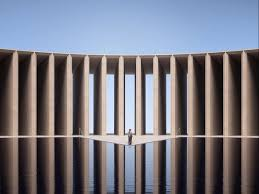
#> input picture media/datasets/tecnicas_vision/columnas.jpg, 259 x 194 px, found by its file name
$ jupyter execute class_1a_tecnicas_clasicas_vision.ipynb   (older library calls are emulated)
#> lines starting #> are read from the running program, lines starting #| are printed output that depends on the picture; after the words box and inside, x2 and y2 are one past the last pixel; in counts of white or black regions, pixels touching at a corner belong together
# Técnicas Clásicas de Visión
| IA 5.2 Computer Vision
| FCEIA - UNR

En este cuaderno se desarrollan ejercicios relacionados a la clase 2 "Técnicas clásicas de Visión" de la materia.

## Setup — imagenes de ejemplo

Este cuaderno usa `data/columnas.jpg` y `data/ladrillos.jpg`. En Colab no existe el
checkout del repo, asi que la celda siguiente las descarga desde
`media/datasets/tecnicas_vision/` del repositorio del curso.

[cell 1]
# Descarga las imagenes de ejemplo a ./data (idempotente: si ya estan, no las vuelve a bajar)
import os
import urllib.request

BASE = (
    "https://raw.githubusercontent.com/EzequielMatiasArevalo/tuia-computer-vision"
    "/refs/heads/main/media/datasets/tecnicas_vision"
)

os.makedirs("data", exist_ok=True)
for nombre in ["columnas.jpg", "ladrillos.jpg"]:
    destino = os.path.join("data", nombre)
    if os.path.exists(destino):
        print(f"ya existe  -> {destino}")
    else:
        urllib.request.urlretrieve(f"{BASE}/{nombre}", destino)
        print(f"descargada -> {destino}")

# Librerías a utilizar

[cell 2]
# !pip install opencv-python

[cell 3]
import cv2
import numpy as np
import matplotlib.pyplot as plt

## Ejercicio 1: Detección de bordes

La detección de bordes es una herramienta fundamental que usan internamente los modelos para poder obtener features de las imágenes / objetos a clasificar / detectar.

## Filtro sobel

> "El operador Sobel es un ejemplo clásico de un detector de características basado en la convolución. No utiliza un solo filtro, sino un par de kernels de 3×3 diseñados para trabajar en conjunto. Su propósito es calcular una aproximación del gradiente de intensidad de la imagen en cada punto. En términos sencillos, miden la tasa y la dirección del cambio de brillo. Un filtro está optimizado para detectar cambios en la dirección horizontal, mientras que el otro lo está para la dirección vertical. Juntos, proporcionan una imagen completa de la estructura de bordes de la escena." -https://datasciencepythonblog.net/los-2-filtros-de-convolucion-del-operador-sobel-tensorflow/

Kernel para resaltado Horizontal ------|-------     Kernel para resaltado Vertical


**OJO**
Resaltado horizontal significa que detecta el cambios fuertes de manera horizontal -> resalta lineas verticales.

-->|-->

-->|-->

-->|-->

Resaltado vertical significa que detecta los cambios fuertes de manera vertical -> resalta lineas horizontales

↓ - -  ↓- -   ↓

➖➖➖

↓ - -  ↓- -   ↓

Definición de kernels en python

[cell 4]
Gx = np.array([-1,0,1,
      -2,0,2,
      -1,0,1], dtype=np.float32)
Gy = np.array([-1,-2,-1,
       0,0,0,
       1,2,1], dtype=np.float32)

### Ejemplo implementación sobel

Trabajaremos con la siguiente imagen

[cell 5]
img_columnas_path = './data/columnas.jpg'
columnas = cv2.imread(img_columnas_path)
#> columnas is the input picture: shape (194, 259, 3); mean B, G, R 129.7, 119.7, 120.3
columnas_gray = cv2.cvtColor(columnas, cv2.COLOR_BGR2GRAY)
plt.figure()
plt.imshow(columnas_gray, cmap='gray')
plt.title('columnas')
plt.axis('off')
plt.show()

### Filtro Horizontal Gx

[cell 6]
# Aplicamos kernel Gx a imagen para obtener el gradiente horizontal
img_Gx = cv2.filter2D(columnas_gray, cv2.CV_32F, Gx.reshape(3,3))
plt.figure()
plt.imshow(img_Gx, cmap='gray')
plt.title('Kernel Gx')
plt.axis('off')
plt.show()

### Filtro vertical Gy

[cell 7]
# Aplicamos kernel Gy a imagen para obtener el gradiente vertical
img_Gy = cv2.filter2D(columnas_gray, cv2.CV_32F, Gy.reshape(3,3))
plt.figure()
plt.imshow(img_Gy, cmap='gray')
plt.title('Kernel Gy')
plt.axis('off')
plt.show()

### Calculo de magnitud del gradiente

[cell 8]
img_columnas_Gx_ = img_Gx.astype(np.float32)
img_columnas_Gy_ = img_Gy.astype(np.float32)

magnitude = np.sqrt(img_columnas_Gx_**2 + img_columnas_Gy_**2)
plt.figure()
plt.imshow(magnitude, cmap='gray')
plt.title('Kernel Gx + Gy')
plt.axis('off')
plt.show()

Falta normalizar

[cell 9]
magnitude = cv2.normalize(magnitude, None, 0, 255, cv2.NORM_MINMAX)
magnitude = magnitude.astype(np.uint8)

plt.figure()
plt.imshow(magnitude, cmap='gray')
plt.title('Kernel Gx + Gy')
plt.axis('off')
plt.show()

### Aplicación directa con cv2.sobel

[cell 10]
sobel_x = cv2.Sobel(columnas_gray, cv2.CV_32F, 1, 0)
sobel_y = cv2.Sobel(columnas_gray, cv2.CV_32F, 0, 1)

magnitude = cv2.magnitude(sobel_x, sobel_y)
magnitude = cv2.convertScaleAbs(magnitude)

plt.figure()
plt.imshow(magnitude, cmap='gray')
plt.title('Aplicacion con cv2.Sobel')
plt.axis('off')
plt.show()

## Canny

>"El algoritmo de Canny es usado para detectar todos los bordes existentes en una imagen. Este algoritmo esta considerado como uno de los mejores métodos de detección de contornos mediante el empleo de máscaras de convolución y basado en la primera derivada. Los puntos de contorno son como zonas de píxels en las que existe un cambio brusco de nivel de gris."

Jorge Valverde Rebaza - "Detección de bordes mediante el algoritmo de Canny", 2014. [Link](https://www.cs.buap.mx/~daniel.valdes/docs/Deteccion_de_bordes_mediante_el_algoritmo_de_Canny.pdf)

El algoritmo de Canny consiste en tres grandes pasos:

• **Obtención del gradiente:** en este paso se calcula la magnitud y orientación del vector gradiente en cada píxel.

• **Supresión no máxima:** en este paso se logra el adelgazamiento del ancho de los bordes, obtenidos con el gradiente, hasta lograr bordes de un píxel de ancho.

• **Histéresis de umbral:** en este paso se aplica una función de histéresis basada en dos umbrales; con este proceso se pretende reducir la posibilidad de aparición de contornos falsos.

Jorge Valverde Rebaza - "Detección de bordes mediante el algoritmo de Canny", 2014. [Link](https://www.cs.buap.mx/~daniel.valdes/docs/Deteccion_de_bordes_mediante_el_algoritmo_de_Canny.pdf)

### Obtención del gradiente

Para la obtención del gradiente, como paso previo, se aplica un filtro gaussiano para suavizar la imagen original y evitar que el posible ruido cree bordes falsos en pasos siguientes.

[cell 11]
gauss_columnas_gray = cv2.GaussianBlur(columnas_gray, (3,3),1)
plt.figure()
plt.imshow(gauss_columnas_gray, cmap='gray')
plt.title('Aplicacion de GaussianBlur en columnas_gray')
plt.axis('off')
plt.show()

Luego, para cada píxel, se obtiene la magnitud y la orientación del gradiente, obteniendo dos imágenes.

- La **magnitud** indica la intensidad del cambio (qué tan fuerte es el borde).
- La **orientación** indica la dirección del cambio (perpendicular al borde). Se calcula con `arctan2(Gy, Gx)` y se visualiza con un colormap HSV donde cada color representa una dirección diferente (0°=rojo, 90°=verde, 180°=azul).

[cell 12]
# Calculamos magnitud y orientación del gradiente usando Sobel
sobel_x = cv2.Sobel(gauss_columnas_gray, cv2.CV_32F, 1, 0, ksize=3)
sobel_y = cv2.Sobel(gauss_columnas_gray, cv2.CV_32F, 0, 1, ksize=3)

magnitud = cv2.magnitude(sobel_x, sobel_y)
orientacion = np.arctan2(sobel_y, sobel_x) * (180 / np.pi)  # Convertimos a grados
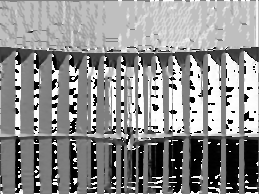
#> orientacion: shape (194, 259) float32; min -179.9, max 180, mean 20.4; drawn with min black and max white

fig, axes = plt.subplots(1, 2, figsize=(12, 5))

axes[0].imshow(magnitud, cmap='gray')
axes[0].set_title('Magnitud del gradiente')
axes[0].axis('off')

im = axes[1].imshow(orientacion, cmap='hsv')
axes[1].set_title('Orientación del gradiente')
axes[1].axis('off')
plt.colorbar(im, ax=axes[1], label='Grados')

plt.tight_layout()
plt.show()
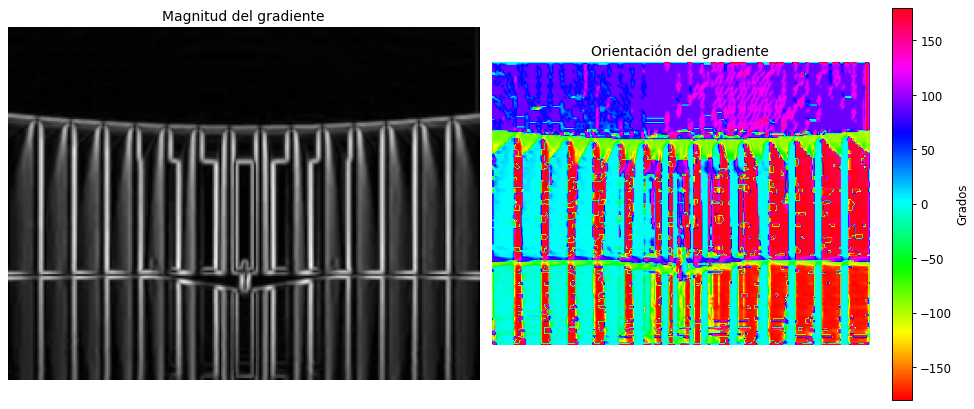
#> figure drawn by matplotlib, 3 panels

### Supresión no máxima e histéresis de umbral con `cv2.Canny()`

Los pasos 2 y 3 del algoritmo (supresión no máxima e histéresis de umbral) ya están implementados dentro de `cv2.Canny()`. Solo necesitamos definir los **dos umbrales** de la histéresis:
- `threshold1` (umbral bajo): bordes con gradiente menor a este valor se descartan.
- `threshold2` (umbral alto): bordes con gradiente mayor a este valor se aceptan directamente.
- Los bordes entre ambos umbrales se aceptan solo si están conectados a un borde fuerte.

[cell 13]
# Aplicamos cv2.Canny con distintos umbrales
canny_suave = cv2.Canny(gauss_columnas_gray, 30, 100)    # Umbrales bajos: detecta mas bordes
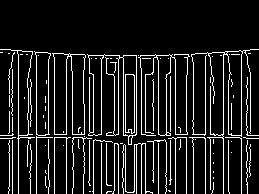
#> canny_suave: shape (194, 259); 11.3% white in thin lines or dots, all inside (x1, y1, x2, y2) = (0, 49, 259, 194)
canny_medio = cv2.Canny(gauss_columnas_gray, 50, 150)    # Umbrales medios
canny_fuerte = cv2.Canny(gauss_columnas_gray, 100, 200)  # Umbrales altos: solo bordes fuertes

fig, axes = plt.subplots(1, 3, figsize=(15, 5))

axes[0].imshow(canny_suave, cmap='gray')
axes[0].set_title('Canny (30, 100) - Suave')
axes[0].axis('off')

axes[1].imshow(canny_medio, cmap='gray')
axes[1].set_title('Canny (50, 150) - Medio')
axes[1].axis('off')

axes[2].imshow(canny_fuerte, cmap='gray')
axes[2].set_title('Canny (100, 200) - Fuerte')
axes[2].axis('off')

plt.tight_layout()
plt.show()

**Observacion:** A medida que aumentamos los umbrales, se eliminan bordes debiles y solo quedan los mas prominentes. La eleccion de umbrales depende de la aplicacion y del nivel de detalle deseado.

### Comparacion directa: Sobel vs Canny

Sobel produce una imagen de **magnitud continua** (cada píxel tiene un valor proporcional a la intensidad del borde), mientras que Canny produce una imagen **binaria** (cada píxel es borde o no). Canny además produce bordes de **1 píxel de ancho** gracias a la supresión no máxima.

[cell 14]
# Comparacion Sobel vs Canny sobre la misma imagen
sobel_comp = cv2.magnitude(
    cv2.Sobel(columnas_gray, cv2.CV_32F, 1, 0),
    cv2.Sobel(columnas_gray, cv2.CV_32F, 0, 1)
)
sobel_comp = cv2.convertScaleAbs(sobel_comp)
canny_comp = cv2.Canny(columnas_gray, 50, 150)
#> canny_comp: shape (194, 259); 12.6% white in thin lines or dots

fig, axes = plt.subplots(1, 3, figsize=(16, 5))

axes[0].imshow(columnas_gray, cmap='gray')
axes[0].set_title('Imagen original')
axes[0].axis('off')

axes[1].imshow(sobel_comp, cmap='gray')
axes[1].set_title('Sobel (magnitud continua)')
axes[1].axis('off')

axes[2].imshow(canny_comp, cmap='gray')
axes[2].set_title('Canny (bordes binarios, 1px de ancho)')
axes[2].axis('off')

plt.tight_layout()
plt.show()

# Contamos pixeles de borde para comparar
print(f'Sobel: {np.sum(sobel_comp > 50)} pixeles con magnitud > 50')
#| Sobel: 24249 pixeles con magnitud > 50
print(f'Canny: {np.sum(canny_comp > 0)} pixeles de borde')
#| Canny: 6342 pixeles de borde

# Consigna Sobel / Canny

Remarca los ladrillos en la siguiente foto "ladrillos.jpg".

Luego cuenta la cantidad de ladrillos (de manera aproximada, no es necesario que de exacto).

[cell 15]
ladrillos = cv2.imread('./data/ladrillos.jpg')
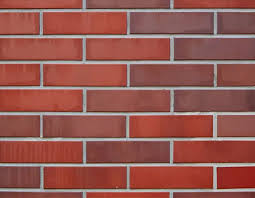
#> input picture media/datasets/tecnicas_vision/ladrillos.jpg, 255 x 198 px, found by its file name
#> ladrillos is the input picture: shape (198, 255, 3); mean B, G, R 80.7, 88, 148.8
ladrillos_gray = cv2.cvtColor(ladrillos, cv2.COLOR_BGR2GRAY)
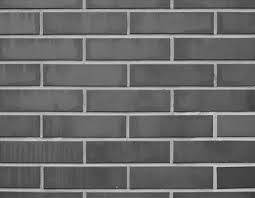
#> ladrillos_gray: shape (198, 255); min 30, max 222, mean 105.4
plt.figure()
plt.imshow(ladrillos_gray, cmap='gray')
plt.title('Imagen ladrillos')
plt.axis('off')
plt.show()

[cell 16]
sobel_x = cv2.Sobel(ladrillos_gray, cv2.CV_32F, 1, 0)
#> sobel_x: shape (198, 255) float32
sobel_y = cv2.Sobel(ladrillos_gray, cv2.CV_32F, 0, 1)
#> sobel_y: shape (198, 255) float32

magnitude_ladrillos = cv2.magnitude(sobel_x, sobel_y)
magnitude_ladrillos = cv2.convertScaleAbs(magnitude_ladrillos)

plt.figure()
plt.imshow(magnitude_ladrillos, cmap='gray')
plt.title('Aplicacion con cv2.Sobel')
plt.axis('off')
plt.show()

## Posible solucion

[cell 17]
# Normalizar a 8 bits
sobel_x = cv2.convertScaleAbs(sobel_x)
sobel_y = cv2.convertScaleAbs(sobel_y)

# Umbral binario
_, bin_x = cv2.threshold(sobel_x, 160, 255, cv2.THRESH_BINARY)
#> bin_x: shape (198, 255); 3.3% white in thin lines or dots, all inside (x1, y1, x2, y2) = (39, 0, 218, 198)
_, bin_y = cv2.threshold(sobel_y, 160, 255, cv2.THRESH_BINARY)
#> bin_y: shape (198, 255); 17% white in thin lines or dots

[cell 18]
intersecciones = cv2.bitwise_and(bin_x, bin_y)
#> intersecciones: shape (198, 255); 0.15% white in thin lines or dots, all inside (x1, y1, x2, y2) = (39, 12, 218, 193)

plt.imshow(intersecciones, cmap='gray')
plt.title("Intersecciones")
plt.axis('off')
plt.show()

[cell 19]
num_labels, labels = cv2.connectedComponents(intersecciones)
#> labels: shape (198, 255) int32; 55 distinct labels, from 0 to 54
#> num_labels = 55

# Restamos 1 porque el fondo cuenta como etiqueta
num_intersecciones = num_labels - 1
#> num_intersecciones = 54

print("Número de intersecciones:", num_intersecciones)
#| Número de intersecciones: 54

[cell 20]
kernel = np.ones((5,5), np.uint8)
intersecciones_close = cv2.morphologyEx(intersecciones, cv2.MORPH_DILATE, kernel)
#> intersecciones_close: shape (198, 255); 2.6% white; 35 white regions, largest, box (x1, y1, x2, y2) and area: (210, 164, 220, 170) 60, (210, 186, 220, 192) 59, (37, 83, 46, 89) 51

plt.imshow(intersecciones_close, cmap='gray')
plt.title("Intersecciones")
plt.axis('off')
plt.show()

[cell 21]
num_labels_close, labels = cv2.connectedComponents(intersecciones_close)
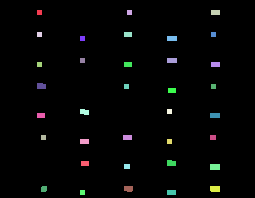
#> labels: shape (198, 255) int32; 36 distinct labels, from 0 to 35; one colour per label, 0 black
#> num_labels_close = 36

# Restamos 1 porque el fondo cuenta como etiqueta
num_intersecciones_close = num_labels_close - 1
#> num_intersecciones_close = 35

print("Número de intersecciones:", num_intersecciones_close)
#| Número de intersecciones: 35

# Ejercicios Canny

## Ejercicio 2: Canny sobre ladrillos

Aplicar `cv2.Canny()` a la imagen `ladrillos.jpg` con al menos 3 combinaciones de umbrales diferentes.

**Pasos concretos:**
1. Convertir `ladrillos_gray` a formato adecuado (ya está en uint8, listo para Canny).
2. Probar al menos estas 3 combinaciones: `(30, 80)`, `(50, 150)`, `(100, 200)`.
3. Mostrar los 3 resultados en un subplot de `1x3` con `figsize=(15, 5)`.
4. En un segundo subplot de `1x2`, comparar el **mejor resultado de Canny** vs el **resultado de Sobel** (magnitud) del ejercicio anterior.

**Preguntas a responder en una celda markdown:**
1. Con qué umbrales se obtiene el mejor resultado para resaltar los bordes de los ladrillos?
2. Qué diferencias observan entre Sobel y Canny para esta imagen? (grosor de bordes, cantidad de ruido, continuidad de los contornos)

[cell 22]
# Ejercicio 2: Completar aqui

# Paso 1-3: Probar distintos umbrales
umbrales = [(30, 80), (50, 150), (100, 200)]

fig, axes = plt.subplots(1, 3, figsize=(15, 5))
for i, (t1, t2) in enumerate(umbrales):
    # TODO: aplicar cv2.Canny con los umbrales t1, t2
    # canny_result = ...
    # axes[i].imshow(...)
    # axes[i].set_title(f'Canny ({t1}, {t2})')
    # axes[i].axis('off')
    pass
plt.tight_layout()
plt.show()

# Paso 4: Comparar mejor Canny vs Sobel
# fig, axes = plt.subplots(1, 2, figsize=(12, 5))
# TODO: mostrar lado a lado el mejor Canny y el Sobel de ladrillos

### Solución Ejercicio 2

[cell 23]
# Solucion Ejercicio 2

umbrales = [(30, 80), (50, 150), (100, 200)]
resultados_canny = {}

fig, axes = plt.subplots(1, 3, figsize=(15, 5))
for i, (t1, t2) in enumerate(umbrales):
    canny_result = cv2.Canny(ladrillos_gray, t1, t2)
    resultados_canny[(t1, t2)] = canny_result
    axes[i].imshow(canny_result, cmap='gray')
    axes[i].set_title(f'Canny ({t1}, {t2})')
    axes[i].axis('off')
#> after the loop, resultados_canny = 3 items
plt.tight_layout()
plt.show()

# Comparamos el mejor Canny vs Sobel
mejor_canny = resultados_canny[(50, 150)]

fig, axes = plt.subplots(1, 2, figsize=(12, 5))
axes[0].imshow(magnitude_ladrillos, cmap='gray')
axes[0].set_title('Sobel (magnitud)')
axes[0].axis('off')
axes[1].imshow(mejor_canny, cmap='gray')
axes[1].set_title('Canny (50, 150)')
axes[1].axis('off')
plt.tight_layout()
plt.show()

# Conteo de pixeles de borde
for (t1, t2), resultado in resultados_canny.items():
    print(f'Canny ({t1}, {t2}): {np.sum(resultado > 0)} px de borde')
#> this loop made 3 passes
#> (t1, t2) on passes 1 to 3: (30, 80), (50, 150), (100, 200)
#| Canny (30, 80): 6245 px de borde
#| Canny (50, 150): 5537 px de borde
#| Canny (100, 200): 5172 px de borde
print(f'Sobel (magnitud > 50): {np.sum(magnitude_ladrillos > 50)} px de borde')
#| Sobel (magnitud > 50): 15884 px de borde

## Ejercicio 3: Robustez al ruido - Sobel vs Canny

En este ejercicio vamos a agregar ruido gaussiano a una imagen y comparar como se comportan Sobel y Canny.

**Pasos concretos:**
1. Usar la funcion `agregar_ruido_gaussiano()` proporcionada abajo para generar `img_ruidosa` con `sigma=25`.
2. Calcular la magnitud de Sobel sobre `columnas_gray` (original) y sobre `img_ruidosa`.
3. Calcular Canny con umbrales `(50, 150)` sobre `columnas_gray` y sobre `img_ruidosa`.
4. Mostrar los 4 resultados en un subplot de `2x2`:
   - Fila superior: Sobel original | Sobel ruidoso
   - Fila inferior: Canny original | Canny ruidoso
5. Contar la cantidad de pixeles de borde en cada caso con `np.sum(imagen > umbral)`.

**Preguntas a responder:**
1. Cual de los dos metodos es mas robusto al ruido? Por que?
2. Que pasa si aplicamos `GaussianBlur` a la imagen ruidosa antes de Sobel? Mejora?

**Pista:** Canny aplica internamente un suavizado gaussiano, lo que le da ventaja frente al ruido.

[cell 24]
def agregar_ruido_gaussiano(imagen, sigma=25):
    """Agrega ruido gaussiano a una imagen en escala de grises."""
#> called with sigma = 25
    ruido = np.random.normal(0, sigma, imagen.shape).astype(np.float32)
    imagen_ruidosa = np.clip(imagen.astype(np.float32) + ruido, 0, 255).astype(np.uint8)
    return imagen_ruidosa

# Ejemplo de uso
img_ruidosa = agregar_ruido_gaussiano(columnas_gray, sigma=25)

fig, axes = plt.subplots(1, 2, figsize=(10, 4))
axes[0].imshow(columnas_gray, cmap='gray')
axes[0].set_title('Original')
axes[0].axis('off')
axes[1].imshow(img_ruidosa, cmap='gray')
axes[1].set_title('Con ruido gaussiano (sigma=25)')
axes[1].axis('off')
plt.tight_layout()
plt.show()

[cell 25]
# Ejercicio 3: Completar aqui

# Paso 2: Sobel sobre original y ruidosa
# sobel_orig = cv2.convertScaleAbs(cv2.magnitude(
#     cv2.Sobel(columnas_gray, cv2.CV_32F, 1, 0),
#     cv2.Sobel(columnas_gray, cv2.CV_32F, 0, 1)))
# sobel_ruido = ... (idem con img_ruidosa)

# Paso 3: Canny sobre original y ruidosa
# canny_orig = cv2.Canny(columnas_gray, 50, 150)
# canny_ruido = ... (idem con img_ruidosa)

# Paso 4: Visualizar en grid 2x2
# fig, axes = plt.subplots(2, 2, figsize=(12, 10))
# axes[0, 0].imshow(sobel_orig, cmap='gray')
# axes[0, 0].set_title('Sobel - Original')
# TODO: completar los otros 3 subplots

# Paso 5: Contar pixeles de borde
# print(f'Sobel original: {np.sum(sobel_orig > 50)} pixeles')
# print(f'Sobel ruidoso: {np.sum(sobel_ruido > 50)} pixeles')
# print(f'Canny original: {np.sum(canny_orig > 0)} pixeles')
# print(f'Canny ruidoso: {np.sum(canny_ruido > 0)} pixeles')

### Solución Ejercicio 3

[cell 26]
# Solucion Ejercicio 3

img_ruidosa = agregar_ruido_gaussiano(columnas_gray, sigma=25)
#> call 2 of agregar_ruido_gaussiano, with sigma = 25
#> in agregar_ruido_gaussiano (call 2), `ruido = np.random.normal(0, sigma, imagen.shape).astype(np.float32)`:
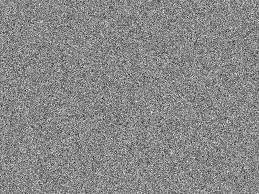
#> ruido: shape (194, 259) float32; min -121.3, max 106, mean 0.2; drawn with min black and max white
#> in agregar_ruido_gaussiano (call 2), `imagen_ruidosa = np.clip(imagen.astype(np.float32) + ruido, 0, 255).as..`:
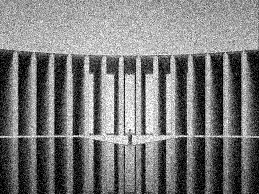
#> imagen_ruidosa: shape (194, 259); min 0, max 255, mean 121.2

# Sobel sobre original y ruidosa
sobel_orig = cv2.convertScaleAbs(cv2.magnitude(
    cv2.Sobel(columnas_gray, cv2.CV_32F, 1, 0),
    cv2.Sobel(columnas_gray, cv2.CV_32F, 0, 1)))
sobel_ruido = cv2.convertScaleAbs(cv2.magnitude(
    cv2.Sobel(img_ruidosa, cv2.CV_32F, 1, 0),
    cv2.Sobel(img_ruidosa, cv2.CV_32F, 0, 1)))
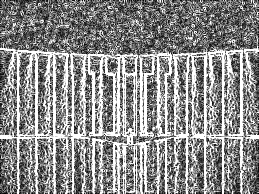
#> sobel_ruido: shape (194, 259); min 0, max 255, mean 138.8

# Canny sobre original y ruidosa
canny_orig = cv2.Canny(columnas_gray, 50, 150)
canny_ruido = cv2.Canny(img_ruidosa, 50, 150)
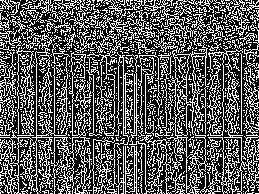
#> canny_ruido: shape (194, 259); 34.8% white in thin lines or dots

fig, axes = plt.subplots(2, 2, figsize=(12, 10))
axes[0, 0].imshow(sobel_orig, cmap='gray')
axes[0, 0].set_title('Sobel - Original')
axes[0, 0].axis('off')
axes[0, 1].imshow(sobel_ruido, cmap='gray')
axes[0, 1].set_title('Sobel - Con ruido')
axes[0, 1].axis('off')
axes[1, 0].imshow(canny_orig, cmap='gray')
axes[1, 0].set_title('Canny - Original')
axes[1, 0].axis('off')
axes[1, 1].imshow(canny_ruido, cmap='gray')
axes[1, 1].set_title('Canny - Con ruido')
axes[1, 1].axis('off')
plt.tight_layout()
plt.show()

# Comparacion cuantitativa
print(f'Sobel original: {np.sum(sobel_orig > 50)} px')
#| Sobel original: 24249 px
print(f'Sobel ruidoso:  {np.sum(sobel_ruido > 50)} px')
#| Sobel ruidoso:  44176 px
print(f'Canny original: {np.sum(canny_orig > 0)} px')
#| Canny original: 6342 px
print(f'Canny ruidoso:  {np.sum(canny_ruido > 0)} px')
#| Canny ruidoso:  17498 px

# Bonus: que pasa si suavizamos antes de Sobel?
img_ruidosa_suavizada = cv2.GaussianBlur(img_ruidosa, (5, 5), 1)
sobel_ruido_suav = cv2.convertScaleAbs(cv2.magnitude(
    cv2.Sobel(img_ruidosa_suavizada, cv2.CV_32F, 1, 0),
    cv2.Sobel(img_ruidosa_suavizada, cv2.CV_32F, 0, 1)))
print(f'Sobel ruidoso + GaussianBlur previo: {np.sum(sobel_ruido_suav > 50)} px')
#| Sobel ruidoso + GaussianBlur previo: 31129 px
